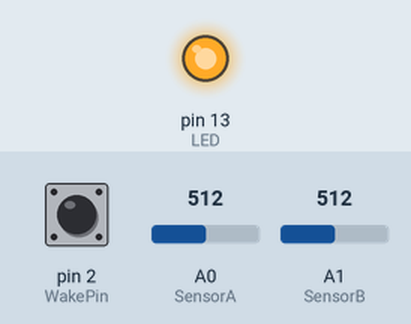
Simulated run of this sketch. Board: Arduino Uno, built with avr-gcc and run on an emulated ATmega328P. Parts: output pins drawn as LEDs (lit = HIGH). The inputs (shaded band) are chosen by the test bench; at power-on: pin 2 (WakePin) HIGH, A0 (SensorA) = 512, A1 (SensorB) = 512. Sleep ends after the set time or at an interrupt; pins used as bus, display or sensor lines are not drawn; what the sketch prints to the serial monitor is not drawn.

Above: at 0.01 s.
At 1.0 s:
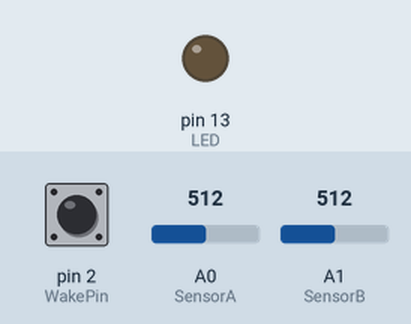
Timing chart, 0 to 2.5 s (numbered marks = the images above):
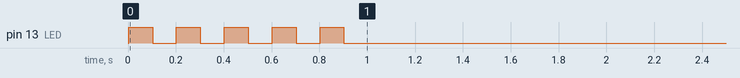

The sketch:

P09_00_00-Main.ino
```cpp
/*
   P09_00_00-Main
   Project: P09_00_00 OwlBuddy

   Notes:
 * Working on switch cases
 * Need to fill in code for MoveToZeroFine
 *

   Connections
   GND   - Servo potentiometer GND
   Pin02 - Servo potentiometer output
*/

//Sleep mode (interrupt)
#include <avr/sleep.h>
#define WakePin 2   //Pin to indicate when the timer has been activated

//Settings
long MinVoltage = 3000;   //Voltage level (mV) to trigger low voltage warning dead at 2.8V
int SetTimeDelay = 3000;  //Amount of time to wait before setting the timer
byte ZeroTolerance = 8;   //Tolerance on positioning of owl head at zero
byte ZeroPos = 542; //InvalidSensorA[] = {145, 939} -> ((939-145)/2)+145 = 542

//Define pins
#define LED         13  //Beacon LED
#define SensorPWR     9  //Potentiometer power
#define SensorA      A0  //Blue wire
#define SensorB      A1  //White wire //interrupt
#define DriveA       10  //Drive motor H bridge White 3
#define DriveB       11  //Drive motot H bridge Blue 4

//Global variables (General)
byte CaseMode;
int SetTime;
byte i;
bool Sleeping;
byte SensorNumber;
int  SensorValue;

//Global variables (Potentiometer Functions)
int ValSensorA;
int ValSensorB;
bool StableA;
bool StableB;

//Global variables (Battery Control Functions)
long BatteryVoltage;
bool LowBattery;

//Potentiometer Calibration
int ValidSensorA[] = {1020, 1990};
int ValidSensorB[] = {2020, 2990};
double Slope = -0.03472536;
double Intercept = 87.37676476;
int OffsetSensorA = 170;
byte WrapAroundVal;


void setup() {
  //Serial
  Serial.begin(9600);
  Serial.println("Setup");

  //Check battery status
  CheckBattery();

  //Sleep mode (interrupt)
  pinMode(WakePin,INPUT_PULLUP);  //Set internal pull up resistor

  //Set default case
  CaseMode = 0;

  //Apply sensor offset
  ValidSensorA[0] = ValidSensorA[0]+OffsetSensorA;
  ValidSensorA[1] = ValidSensorA[1]+OffsetSensorA;

  //General pin setup
  pinMode(LED,OUTPUT);
  pinMode(SensorPWR,OUTPUT);

  //Blink at setup done
  for(int i=0; i<5; i++)
  {
    digitalWrite(LED,HIGH);
    delay(100);
    digitalWrite(LED,LOW);
    delay(100);
  }
}


void loop() {
  switch (CaseMode)
  {
    case 1:
      //Serial.println("Owl is awake getting set time");

      /*
      //Check for low battery
      CheckBattery();

      //Delay for setting the time
      //Note: If low battery a delay is already applied
      if (!LowBattery)
      {
        delay(SetTimeDelay);
      }
      */

      //Get the time value based on unknown position
      GetUnkownPos();
      //SetTime = Pos2Time(SensorValue);
      //Serial.print("Set Timer: ");
      //Serial.println(SetTime);

      //CaseMode = 2;
      break;
    case 2:
      Serial.println("Sleep until time is up");
      Sleeping = true;
      while (Sleeping)
      {

      }
      break;
    default:
      //Serial.println("Sleep until activated");
      GetUnkownPos();
      //Move the head to the zero position
      //MoveToZeroFine(); //TODO

      ActivateSleep();
      CaseMode = 1;
      break;
  }
}

//Function to move owl head to zero
void MoveToZeroFine()
{
  //Note: Interrupt is on SensorA so using SensorB to set position (Switch in HW)
  bool AtZero = false;

  //Turn on power for potentiometers
  digitalWrite(SensorPWR,HIGH);
  while(!AtZero)
  {
    //Read the sensor
    ValSensorB = analogRead(SensorB);

    //Need to rotate counter clockwise
    if(ValSensorB > (ZeroPos + ZeroTolerance))
    {
      StepMotor(0, 2);
    }
    //Need to rotate clockwise
    else if (ValSensorB < (ZeroPos - ZeroTolerance))
    {
      StepMotor(1, 2);
    }
    //Within nominal range
    else
    {
      AtZero = true;
    }
  }
  digitalWrite(SensorPWR,LOW);
}

//>>>DONE<<<


//Function to step drive motor
void StepMotor(bool Clockwise, int Time)
{
  if(Clockwise)
  {
    digitalWrite(DriveA,LOW);
    digitalWrite(DriveB,HIGH);
    delay (Time);
    digitalWrite(DriveB,LOW);
  }
  else
  {
    digitalWrite(DriveB,LOW);
    digitalWrite(DriveA,HIGH);
    delay (Time);
    digitalWrite(DriveA,LOW);
  }
}

// >> Potentiometer Functions <<
int Pos2Time(int Position) {                  //Convert sensor position to time
  //Calculate time based on position to time equation
  double Time = Slope * Position + Intercept;

  //Round values to an integer
  int Result = round(Time);

  //Check for wrap around values
  if (Result < 0)
  {
    Result = Result + 60;
  }

  return Result;
}
void GetUnkownPos() {                         //Get unknown position
  //Turn sensor on
  digitalWrite(SensorPWR, HIGH);
  delay(2);

  //Get sensor reading
  ValSensorA = analogRead(SensorA) + 1000 + OffsetSensorA;
  ValSensorB = analogRead(SensorB) + 2000;

  //Turn sensor off
  digitalWrite(SensorPWR, LOW);

  Serial.print(ValSensorA);
  Serial.print(",");
  Serial.print(ValSensorB);
  Serial.print(": ");

  //Check for valid readings
  bool SensorAValid = SensorValid(ValSensorA, ValidSensorA);
  bool SensorBValid = SensorValid(ValSensorB, ValidSensorB);

  //Check reading stability if both readings are valid
  if (SensorAValid && SensorBValid)
  {
    StableA = true;
    StableB = true;
    CheckStable();
    CheckStable();

    //Both readings are actually stable use SensorA
    if (StableA && StableB)
    {
      //Serial.print("Stable ");
      SensorValue = ValSensorA;
      SensorNumber = 1;
    }
    //Sensor B was unstable so use SensorA
    else if (StableA)
    {
      SensorValue = ValSensorA;
      SensorNumber = 1;
    }
    //SensorA was unstable so use SensorB
    else
    {
      SensorValue = ValSensorB;
      SensorNumber = 2;
    }
  }
  //SensorB was unstable so use SensorA
  else if (SensorAValid)
  {
    SensorValue = ValSensorA;
    SensorNumber = 1;
  }
  //SensorA was unstable so use SensorB
  else
  {
    SensorValue = ValSensorB;
    SensorNumber = 2;
  }

  Serial.println(SensorValue);
}
bool SensorValid(int Value, int Limits[2]) {  //Check if sensor reading is valid
  if ((Value > Limits[0]) && (Value < Limits[1]))
  {
    return true;
  }
  return false;
}
void CheckStable() {                          //Check stability of sensors over 10 readings
  //Calculate the sum of 10 measurements
  unsigned int TotalA = 0;
  unsigned int TotalB = 0;
  for (byte i = 0; i < 10; i++)
  {
    //Turn sensor on
    digitalWrite(SensorPWR, HIGH);
    delay(2);

    //Get sensor reading
    ValSensorA = analogRead(SensorA) + 1000 + OffsetSensorA;
    ValSensorB = analogRead(SensorB) + 2000;

    //Turn sensor off
    digitalWrite(SensorPWR, LOW);

    //Calculate the sum
    TotalA = TotalA + ValSensorA;
    TotalB = TotalB + ValSensorB;
  }

  //Calculate theoretical total
  unsigned int TotalATheo = 10 * ValSensorA;
  unsigned int TotalBTheo = 10 * ValSensorB;

  //Determine how much the actual total and the theoretical total differ
  int DeltaA = TotalATheo - TotalA;
  int DeltaB = TotalBTheo - TotalB;
  DeltaA = abs(DeltaA);
  DeltaB = abs(DeltaB);

  //Determine which reading is valid
  if (DeltaA > 11)
  {
    StableA = false;
  }
  if (DeltaB > 11)
  {
    StableB = false;
  }
}

// >> Battery Control Functions <<
void CheckBattery(){                          //Check for low battery
  //Get the battery voltage
  BatteryVoltage = ReadVcc();
  Serial.println(BatteryVoltage);

  //Check for low power
  if (BatteryVoltage < MinVoltage)
  {
    LowBattery = true;

    //Blink LED to indicate low battery
    for(i=0; i<8; i++)
    {
      digitalWrite(LED,HIGH);
      delay(200);
      digitalWrite(LED,LOW);
      delay(200);
    }
  }
  else
  {
    LowBattery = false;
  }
}
long ReadVcc() {                              //Calculate Vcc (in mV)
  // Read 1.1V reference against AVcc
  // set the reference to Vcc and the measurement to the internal 1.1V reference
  #if defined(__AVR_ATmega32U4__) || defined(__AVR_ATmega1280__) || defined(__AVR_ATmega2560__)
    ADMUX = _BV(REFS0) | _BV(MUX4) | _BV(MUX3) | _BV(MUX2) | _BV(MUX1);
  #elif defined (__AVR_ATtiny24__) || defined(__AVR_ATtiny44__) || defined(__AVR_ATtiny84__)
    ADMUX = _BV(MUX5) | _BV(MUX0);
  #elif defined (__AVR_ATtiny25__) || defined(__AVR_ATtiny45__) || defined(__AVR_ATtiny85__)
    ADMUX = _BV(MUX3) | _BV(MUX2);
  #else
    ADMUX = _BV(REFS0) | _BV(MUX3) | _BV(MUX2) | _BV(MUX1);
  #endif

  delay(2); // Wait for Vref to settle
  ADCSRA |= _BV(ADSC); // Start conversion
  while (bit_is_set(ADCSRA,ADSC)); // measuring

  uint8_t low  = ADCL; // must read ADCL first - it then locks ADCH
  uint8_t high = ADCH; // unlocks both

  long result = (high<<8) | low;

  result = 1142437L / result; // Calculate Vcc (in mV); 1125300 = 1.1*1023*1000
  return result; // Vcc in millivolts
}

// >> Sleep Functions <<
void ActivateSleep(){                         //Activate the sleep mode (interrupt)
  Serial.println("ActivateSleep");
  delay(200);

  //Enable sleep mode
  sleep_enable();

  //Sleep mode settings
  attachInterrupt(0, WakeUp, LOW); //0 = Pin02
  set_sleep_mode(SLEEP_MODE_PWR_DOWN);

  //Go to sleep
  sleep_cpu();
}
void WakeUp(){                                //Interrrupt routine
  sleep_disable();//Disable sleep mode
  detachInterrupt(0); //0 = Pin02
}

// >> Calibration  Functions <<
void LineFitLSR(double Data[60][2], double Equation[2], byte Count){    //Least squares line fit
  double sum_x = 0;
  double sum_y = 0;
  double sum_x2 = 0;
  double sum_y2 = 0;
  double sum_xy = 0;

  for (byte i=0; i<Count; i++)
    {
    sum_x += Data[i][0];
    sum_y += Data[i][1];
    sum_x2 += Data[i][0] * Data[i][0];
    sum_y2 += Data[i][1] * Data[i][1];
    sum_xy += (Data[i][0] * Data[i][1]);
  }

  Equation[0] = (Count * sum_xy - sum_x * sum_y) / (Count * sum_x2 - sum_x * sum_x);
  Equation[1] = (sum_x2 * sum_y - sum_x * sum_xy) / (Count * sum_x2 - sum_x * sum_x);

  /*
  //Print results
  Serial.print(sum_x);
  Serial.print(",");
  Serial.print(sum_y);
  Serial.print(",");
  Serial.print(sum_x2);
  Serial.print(",");
  Serial.print(sum_y2);
  Serial.print(",");
  Serial.println(sum_xy);
  Serial.print(Equation[0]);
  Serial.print(",");
  Serial.println(Equation[1]);
  */
}
void Calibration() {                          //Calibration sequence
  //Configure variables
  int PositionTable[60];
  byte SensorTable[60];

  //Start process
  Serial.println("Move to zero position");
  delay(5000);
  for (byte i=0; i<60; i++)
  {
    Serial.print("Move to position: ");
    Serial.println(i);
    delay(5000);

    //Get sensor readings
    GetUnkownPos();
    PositionTable[i] = SensorValue;
    SensorTable[i] = SensorNumber;

    //Flash to indicate readings saved
    digitalWrite(LED,HIGH);
    delay(100);
    digitalWrite(LED,LOW);
  }

  //Sample data
  //int PositionTable[60] = {2505, 2482, 2462, 2433, 2408, 2375, 2337, 2308, 2278, 2247, 2207, 2189, 1970, 1953, 1928, 1898, 1874, 1852, 1825, 1797, 1773, 1745, 1718, 1691, 1667, 1638, 1614, 1591, 1559, 1517, 1486, 1447, 1425, 1397, 1365, 1338, 1303, 1277, 1252, 1223, 1184, 1156, 1130, 1110, 1086, 1059, 1029, 2882, 2858, 2831, 2800, 2774, 2751, 2722, 2697, 2673, 2644, 2619, 2593, 2562};
  //byte SensorTable[60] = {2, 2, 2, 2, 2, 2, 2, 2, 2, 2, 2, 2, 1, 1, 1, 1, 1, 1, 1, 1, 1, 1, 1, 1, 1, 1, 1, 1, 1, 1, 1, 1, 1, 1, 1, 1, 1, 1, 1, 1, 1, 1, 1, 1, 1, 1, 1, 2, 2, 2, 2, 2, 2, 2, 2, 2, 2, 2, 2, 2};

  //Print results - Time, Sensor, Position
  Serial.println("Calibration values");
  for (byte i = 0; i < 60; i++)
  {
    Serial.print(i);
    Serial.print(",");
    Serial.print(SensorTable[i]);
    Serial.print(",");
    Serial.println(PositionTable[i]);
  }

  //Split data into SensoA and SensorB data
  double XYSensorA[60][2];
  double XYSensorB[60][2];
  byte CountSensorA = 0;
  byte CountSensorB = 0;
  for (byte i = 0; i < 60; i++)
  {
    //SensorA data
    if (SensorTable[i] == 1)
    {
      XYSensorA[CountSensorA][0] = i;
      XYSensorA[CountSensorA][1] = PositionTable[i];
      CountSensorA++;
    }
    else
    {
      XYSensorB[CountSensorB][0] = i;
      XYSensorB[CountSensorB][1] = PositionTable[i];
      CountSensorB++;
    }
  }

  /*
  //Print results
  Serial.println("SensorA");
  for (byte i = 0; i < CountSensorA; i++)
  {
    Serial.print(XYSensorA[i][0]);
    Serial.print(",");
    Serial.println(XYSensorA[i][1]);
  }
  Serial.println("SensorB");
  for (byte i = 0; i < CountSensorB; i++)
  {
    Serial.print(XYSensorB[i][0]);
    Serial.print(",");
    Serial.println(XYSensorB[i][1]);
  }
  */

  //Find the wrap around value for SensorB
  for (byte i = CountSensorB; i > 0; i--)
  {
    //Modify time based on wrap around
    XYSensorB[i][0] = XYSensorB[i][0] - 60;

    //Check for end or warap around
    if ((XYSensorB[i-1][1] - XYSensorB[i][1]) < 0)
    {
      WrapAroundVal = XYSensorB[i][0] + 59;
      break;
    }
  }

  /*
  //Print results
  Serial.println("Modified SensorB data");
  for (byte i = 0; i < CountSensorB; i++)
  {
    Serial.print(XYSensorB[i][0]);
    Serial.print(",");
    Serial.println(XYSensorB[i][1]);
  }
  Serial.println(WrapAroundVal);
  */

  //Line fit sensor data
  double SensorALine[2];
  double SensorBLine[2];
  LineFitLSR(XYSensorA,SensorALine,CountSensorA);
  LineFitLSR(XYSensorB,SensorBLine,CountSensorB);

  //Calculate SensorA offset
  OffsetSensorA = round(SensorBLine[1]-SensorALine[1]);

  //Print results
  Serial.println("Line fit results");
  Serial.print("SensorA EQ: ");
  Serial.print(SensorALine[0]);
  Serial.print(",");
  Serial.println(SensorALine[1]);
  Serial.print("SensorB EQ: ");
  Serial.print(SensorBLine[0]);
  Serial.print(",");
  Serial.println(SensorBLine[1]);
  Serial.print("Offset: ");
  Serial.println(OffsetSensorA);

  //Offset SensorA readings
  for(byte i=0; i<CountSensorA; i++)
  {
    XYSensorA[i][1] = XYSensorA[i][1]+OffsetSensorA;
  }

  /*
  //Print results
  Serial.println("Shifted SensorA readings");
  for (byte i = 0; i < CountSensorA; i++)
  {
    Serial.print(XYSensorA[i][0]);
    Serial.print(",");
    Serial.println(XYSensorA[i][1]);
  }
  */

  //Combine modified SensorA and SensorB data (overwrite XYSensorA)
  CountSensorB = 0;
  for (byte i=CountSensorA; i<60; i++)
  {
    XYSensorA[i][0] = XYSensorB[CountSensorB][0];
    XYSensorA[i][1] = XYSensorB[CountSensorB][1];
    CountSensorB++;
  }

  /*
  //Print results
  Serial.println("Combined modified SensorA and SensorB values");
  for (byte i = 0; i < 60; i++)
  {
    Serial.print(XYSensorA[i][0]);
    Serial.print(",");
    Serial.println(XYSensorA[i][1]);
  }
  */

  //Line fit all the points
  LineFitLSR(XYSensorA,SensorALine,60);
  Slope = SensorALine[0];
  Intercept = SensorALine[1];

  //Print results
  Serial.println("Calibration results");
  Serial.print("Slope: ");
  Serial.println(Slope);
  Serial.print("Intercept: ");
  Serial.println(Intercept);
  Serial.print("OffsetSensorA: ");
  Serial.println(OffsetSensorA);
}

/*
***** ROLL THE CREDITS *****
  >> ReadVcc <<
  * Adjust VCC pin reading (didn't use)    https://forum.arduino.cc/index.php?topic=435065.0
  * Use VCC pin to read voltage            https://provideyourown.com/2012/secret-arduino-voltmeter-measure-battery-voltage/

  >> ActivateSleep <<
  * Wake Arduino with interrupts     https://forum.arduino.cc/index.php?topic=435065.0

***** Thanks everyone! *****
*/
```
